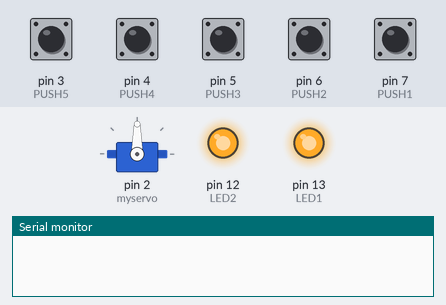
Simulated run of this sketch. Board: Arduino Uno, built with avr-gcc and run on an emulated ATmega328P. On the bench: servo, output pins drawn as LEDs (lit = HIGH), the last lines printed to the serial monitor. Inputs (shaded band) come from the test bench; at power-on: pin 3 (PUSH5), pin 4 (PUSH4), pin 5 (PUSH3), pin 6 (PUSH2), pin 7 (PUSH1) LOW.

Above: at 1.2 s.
1.3 s: pin 3 (PUSH5) pulled HIGH for 0.15 s
At 2.66 s:
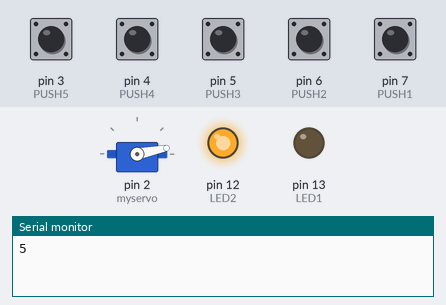
4.3 s: pin 5 (PUSH3) pulled HIGH for 0.15 s
At 4.79 s:
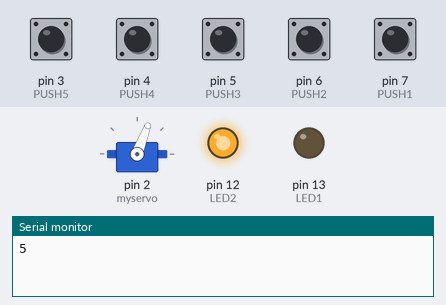
7.4 s: pin 4 (PUSH4) pulled HIGH for 1 s
11.4 s: pin 6 (PUSH2) pulled HIGH for 0.15 s
At 12.03 s:
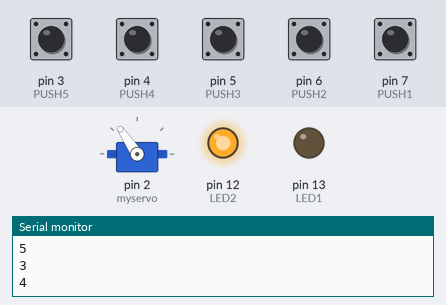
14.5 s: pin 7 (PUSH1) pulled HIGH for 1 s
At 19.2 s:
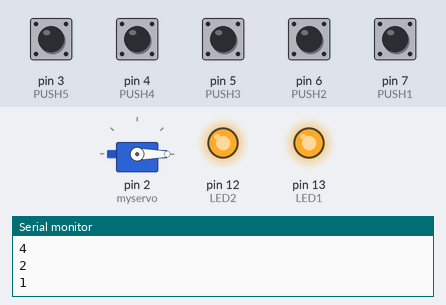
Timing chart, 0 to 20.2 s (numbered marks = the images above; inputs shaded):
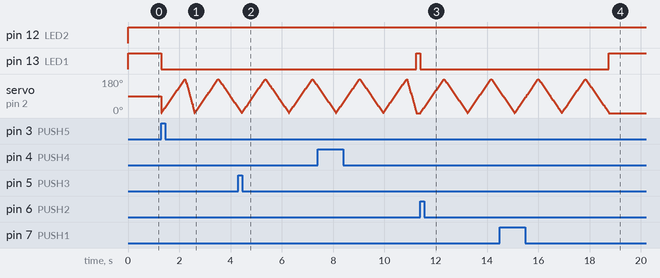

Measured:
- after the input at 4.3 s, pin 13 (LED1): stays LOW (without the input it goes to HIGH after 0.13 s)
- after the input at 7.4 s, pin 13 (LED1): LOW → HIGH after 3.8 s instead of 0.71 s
- after the input at 14.5 s, pin 13 (LED1): LOW → HIGH after 4.3 s instead of 0.58 s

The sketch:

helloremi.ino
```cpp
#include <Servo.h>
Servo myservo;
int LED1 = 13;
int LED2 = 12;
int PUSH5 = 3;
int PUSH4 = 4;
int PUSH3 = 5;
int PUSH2 = 6;
int PUSH1 = 7;
int pos = 0;

byte lastButtonState = LOW;
byte ledState = LOW;
void setup() {
  Serial.begin(9600);
  pinMode(PUSH1, INPUT);
  pinMode(PUSH2, INPUT);
  pinMode(PUSH3, INPUT);
  pinMode(PUSH4, INPUT);
  pinMode(PUSH5, INPUT);

  pinMode(LED1, OUTPUT);
  pinMode(LED2, OUTPUT);
  myservo.attach(2);
}

void loop() {
  digitalWrite(LED1, HIGH);
  digitalWrite(LED2, HIGH);
  byte State1 = digitalRead(PUSH1);
  if (State1 != lastButtonState) {
    digitalWrite(LED1, LOW);
    if (State1 == LOW) {
      ledState = (ledState == HIGH) ? LOW: HIGH;
      Serial.println(5);
    }
    lastButtonState = State1;
    for (pos = 0; pos <= 180; pos += 1) { // goes from 0 degrees to 180 degrees
    // in steps of 1 degree
    myservo.write(pos);              // tell servo to go to position in variable 'pos'
    delay(5);                       // waits 15ms for the servo to reach the position
  }
  for (pos = 180; pos >= 0; pos -= 1) { // goes from 180 degrees to 0 degrees
    myservo.write(pos);              // tell servo to go to position in variable 'pos'
    delay(5);                       // waits 15ms for the servo to reach the position
  }

  }
  else{
    digitalWrite(LED1, HIGH);
  }

  byte State2 = digitalRead(PUSH2);
  if (State2 != lastButtonState) {
      digitalWrite(LED1, LOW);
    if (State2 == LOW) {
      ledState = (ledState == HIGH) ? LOW: HIGH;
      Serial.println(1);
    }
    lastButtonState = State2;
    for (pos = 0; pos <= 180; pos += 1) { // goes from 0 degrees to 180 degrees
    // in steps of 1 degree
    myservo.write(pos);              // tell servo to go to position in variable 'pos'
    delay(5);                       // waits 15ms for the servo to reach the position
    }
  for (pos = 180; pos >= 0; pos -= 1) { // goes from 180 degrees to 0 degrees
    myservo.write(pos);              // tell servo to go to position in variable 'pos'
    delay(5);                       // waits 15ms for the servo to reach the position
    }
  }
  else{
    digitalWrite(LED1, HIGH);
  }
  byte State3 = digitalRead(PUSH3);
  if (State3 != lastButtonState) {
      digitalWrite(LED1, LOW);
    if (State3 == LOW) {
      ledState = (ledState == HIGH) ? LOW: HIGH;
      Serial.println(2);
    }
    lastButtonState = State3;
    for (pos = 0; pos <= 180; pos += 1) { // goes from 0 degrees to 180 degrees
    // in steps of 1 degree
    myservo.write(pos);              // tell servo to go to position in variable 'pos'
    delay(5);                       // waits 15ms for the servo to reach the position
  }
  for (pos = 180; pos >= 0; pos -= 1) { // goes from 180 degrees to 0 degrees
    myservo.write(pos);              // tell servo to go to position in variable 'pos'
    delay(5);                       // waits 15ms for the servo to reach the position
  }
  }
  else{
    digitalWrite(LED1, HIGH);
  }
  byte State4 = digitalRead(PUSH4);
  if (State4 != lastButtonState) {
      digitalWrite(LED1, LOW);
    if (State4 == LOW) {
      ledState = (ledState == HIGH) ? LOW: HIGH;
      Serial.println(3);
    }
    lastButtonState = State4;
    for (pos = 0; pos <= 180; pos += 1) { // goes from 0 degrees to 180 degrees
    // in steps of 1 degree
    myservo.write(pos);              // tell servo to go to position in variable 'pos'
    delay(5);                       // waits 15ms for the servo to reach the position
  }
  for (pos = 180; pos >= 0; pos -= 1) { // goes from 180 degrees to 0 degrees
    myservo.write(pos);              // tell servo to go to position in variable 'pos'
    delay(5);                       // waits 15ms for the servo to reach the position
  }
  }
  else{
    digitalWrite(LED1, HIGH);
  }
  byte State5 = digitalRead(PUSH5);
  if (State5 != lastButtonState) {
      digitalWrite(LED1, LOW);
    if (State5 == LOW) {
      ledState = (ledState == HIGH) ? LOW: HIGH;
      Serial.println(4);
    }
    lastButtonState = State5;
    for (pos = 0; pos <= 180; pos += 1) { // goes from 0 degrees to 180 degrees
    // in steps of 1 degree
    myservo.write(pos);              // tell servo to go to position in variable 'pos'
    delay(5);                       // waits 15ms for the servo to reach the position
  }
  for (pos = 180; pos >= 0; pos -= 1) { // goes from 180 degrees to 0 degrees
    myservo.write(pos);              // tell servo to go to position in variable 'pos'
    delay(2);                       // waits 15ms for the servo to reach the position
  }
  }
  else{
    digitalWrite(LED1, HIGH);
  }
}
   
```
